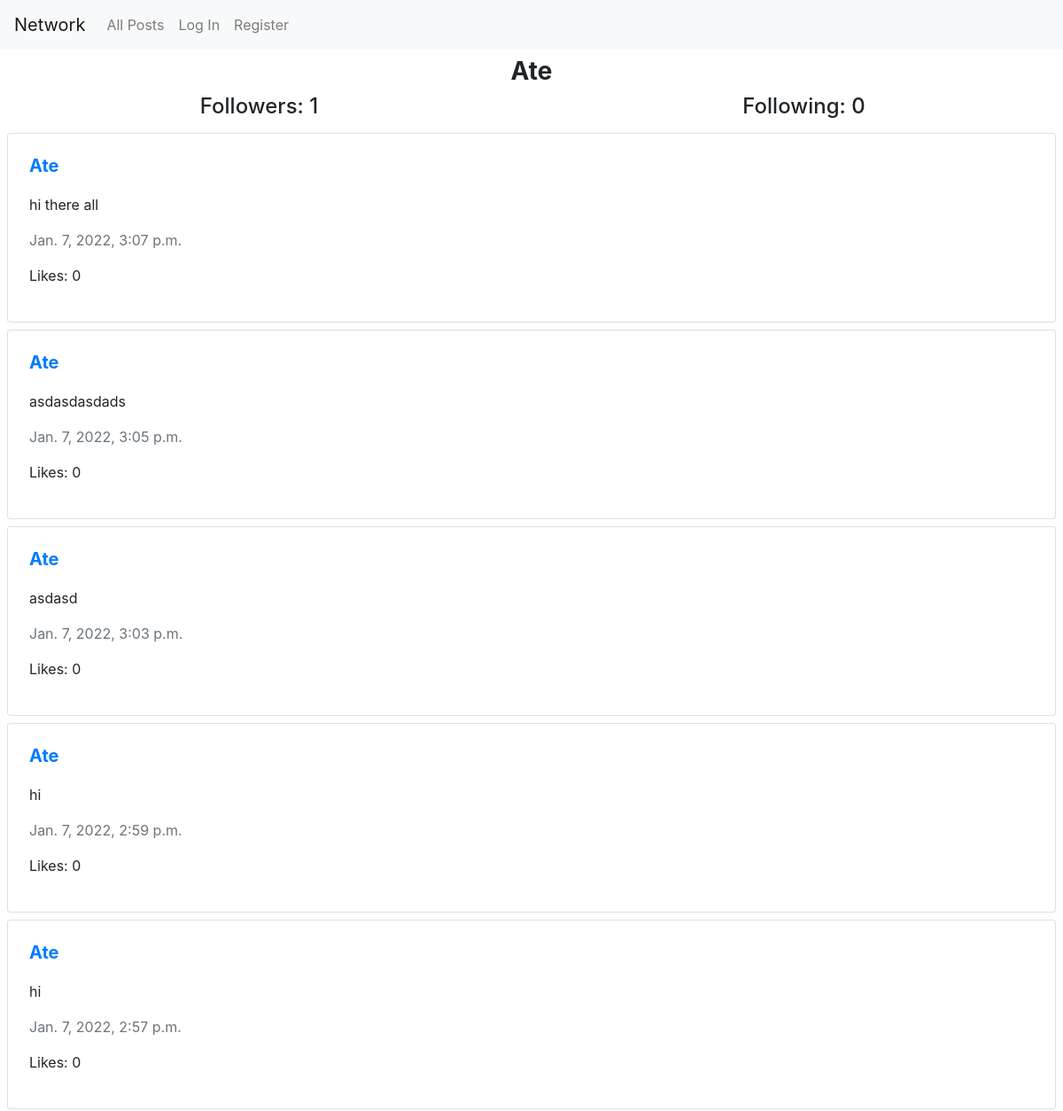
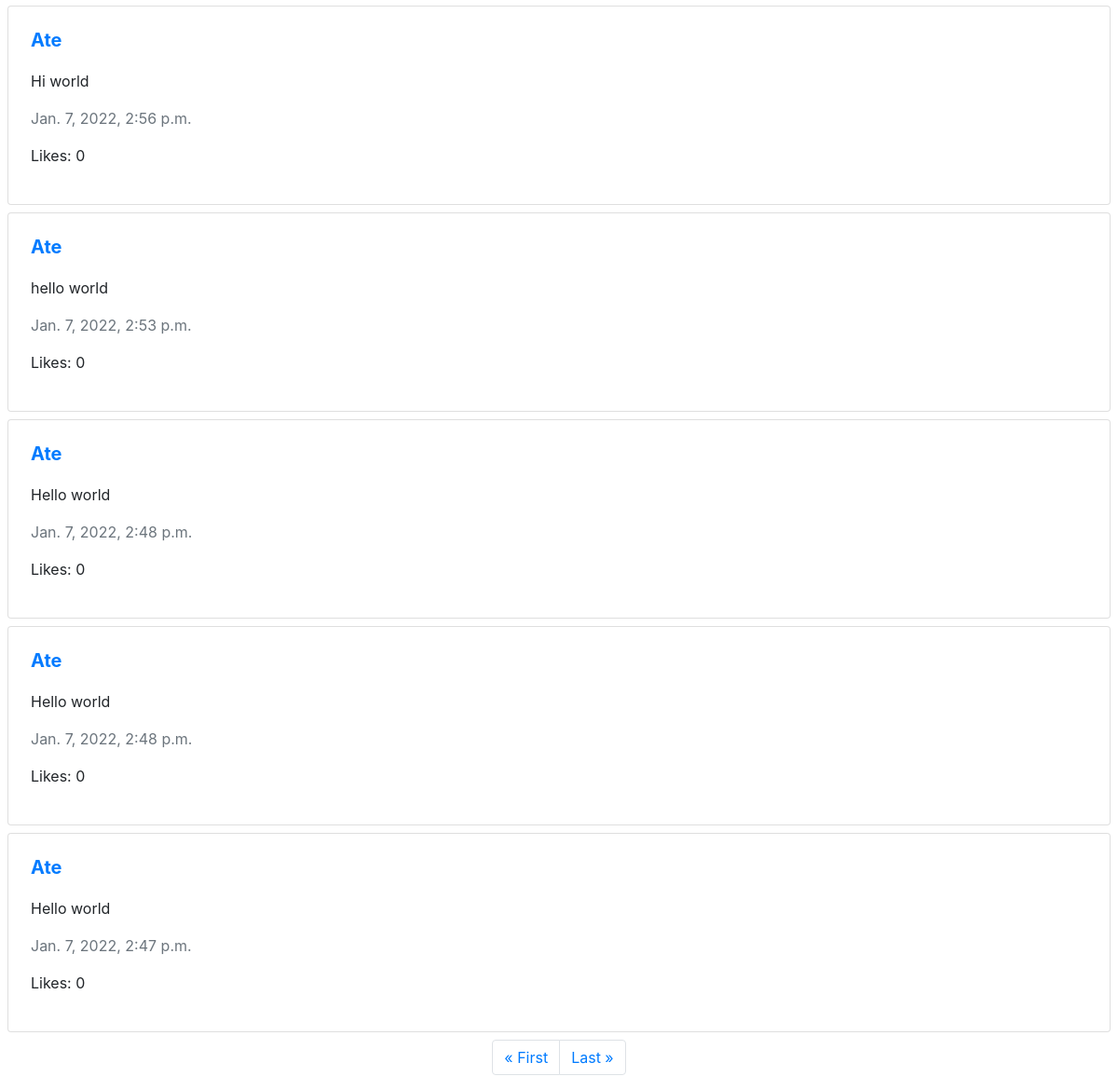
/profile/Ate, run on the app's committed database (2 pictures, top to bottom).
### network/models.py (models this page shows)
class User(AbstractUser):
    pass

class Post(models.Model):
    creator = models.ForeignKey(User, on_delete=models.CASCADE, related_name="user_posts")
    content = models.CharField(max_length=256)
    timestamp = models.DateTimeField(default=timezone.now)
    likes = models.ManyToManyField(User, blank=True, related_name="liked_posts")
    liked = models.BooleanField(default=False)

### network/views.py (the view)
# urls.py: path("profile/<str:username>", views.profile, name="profile"),
def profile(request, username):
    user = User.objects.get(username=username)
    user_posts = Post.objects.filter(creator=user).order_by('-timestamp')
    following = user.following.all()
    followers = user.followers.all()
    is_following = False
    for x in followers:
        if request.user.username == x.follower.username:
            is_following = True
    return render(request, "network/profile.html", {
        "username": username,
        "user_posts": user_posts,
        "following": following,
        "followers": followers,
        "is_following": is_following
    })

### network/templates/network/profile.html (shortened to what this page needs)
{% extends "network/layout.html" %}
{% load crispy_forms_tags %}
{% block body %}
    <div class="text-center m-2">
        <h3><strong>{{username}}</strong></h3>
    </div>
    <div class="row">
        <div class="col-lg-6 col-md-6 text-center">
            <h4>Followers: {{followers.count}}</h4>
        </div>
        <div class="col-lg-6 col-md-6 text-center">
            <h4>Following: {{following.count}}</h4>
        </div>
    </div>
    {% for post in user_posts %}
        <div class="card m-2 p-4">
            <div class="card-title">
                <a href="{% url 'profile' post.creator %}">
                    <h5><strong>{{post.creator}}</strong></h5>
                </a>
            </div>
            <div class="card-text">
                    <p>{{post.content}}</p>
                    <p class="text-secondary">{{post.timestamp}}</p>
                    <p>Likes: {{post.likes.count}}</p>
            </div>
        </div>
        {% endfor %}
{% endblock %}

### data on the page
User: username "Ate", count "0"
Post: creator "Ate", content "hi there all", timestamp "Jan. 7, 2022, 3:07 p.m.", likes.count "0"
Post: creator "Ate", content "asdasdasdads", timestamp "Jan. 7, 2022, 3:05 p.m.", likes.count "0"
Post: creator "Ate", content "asdasd", timestamp "Jan. 7, 2022, 3:03 p.m.", likes.count "0"
Post: creator "Ate", content "hi", timestamp "Jan. 7, 2022, 2:59 p.m.", likes.count "0"
Post: creator "Ate", content "hi", timestamp "Jan. 7, 2022, 2:57 p.m.", likes.count "0"
Post: creator "Ate", content "Hi world", timestamp "Jan. 7, 2022, 2:56 p.m.", likes.count "0"
Post: creator "Ate", content "hello world", timestamp "Jan. 7, 2022, 2:53 p.m.", likes.count "0"
Post: creator "Ate", content "Hello world", timestamp "Jan. 7, 2022, 2:48 p.m.", likes.count "0"
Post: creator "Ate", content "Hello world", timestamp "Jan. 7, 2022, 2:48 p.m.", likes.count "0"
Post: creator "Ate", content "Hello world", timestamp "Jan. 7, 2022, 2:47 p.m.", likes.count "0"

### other printed values
{{ followers.count }} "1"
